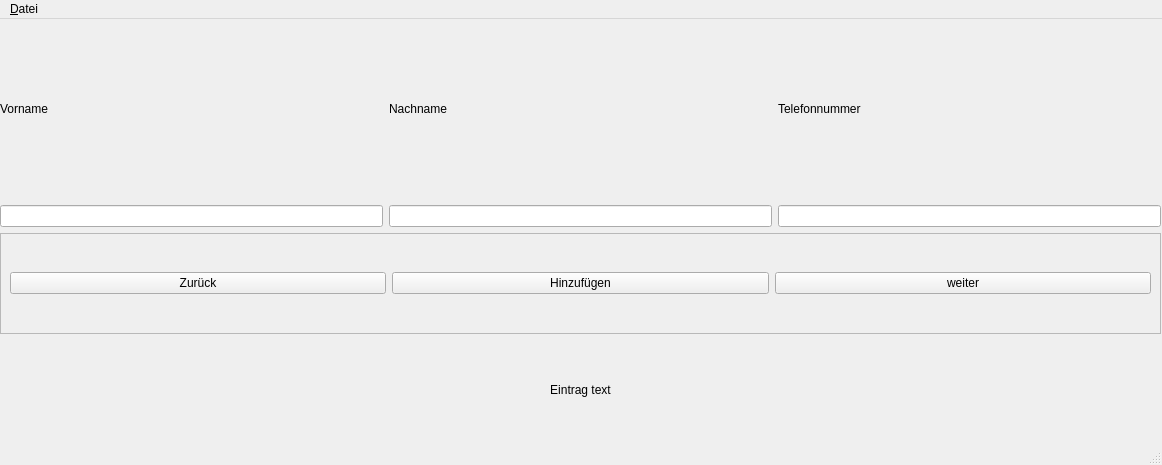
<?xml version="1.0" encoding="UTF-8"?>
<ui version="4.0">
 <class>MainWindow</class>
 <widget class="QMainWindow" name="MainWindow">
  <property name="geometry">
   <rect>
    <x>0</x>
    <y>0</y>
    <width>1162</width>
    <height>465</height>
   </rect>
  </property>
  <property name="windowTitle">
   <string>MainWindow</string>
  </property>
  <widget class="QWidget" name="centralwidget">
   <widget class="QWidget" name="gridLayoutWidget">
    <property name="geometry">
     <rect>
      <x>0</x>
      <y>0</y>
      <width>1161</width>
      <height>421</height>
     </rect>
    </property>
    <layout class="QGridLayout" name="gridLayout">
     <item row="1" column="1" colspan="3">
      <layout class="QVBoxLayout" name="verticalLayout_2">
       <item>
        <widget class="QFrame" name="frame_4">
         <property name="frameShape">
          <enum>QFrame::StyledPanel</enum>
         </property>
         <property name="frameShadow">
          <enum>QFrame::Raised</enum>
         </property>
         <layout class="QHBoxLayout" name="horizontalLayout_2">
          <item>
           <widget class="QPushButton" name="pushButtonZurueck">
            <property name="enabled">
             <bool>true</bool>
            </property>
            <property name="text">
             <string>Zurück</string>
            </property>
           </widget>
          </item>
          <item>
           <widget class="QPushButton" name="pushButtonAdd">
            <property name="text">
             <string>Hinzufügen</string>
            </property>
           </widget>
          </item>
          <item>
           <widget class="QPushButton" name="pushButtonWeiter">
            <property name="text">
             <string>weiter</string>
            </property>
           </widget>
          </item>
         </layout>
        </widget>
       </item>
       <item>
        <widget class="QLabel" name="labelAnzahl">
         <property name="layoutDirection">
          <enum>Qt::LeftToRight</enum>
         </property>
         <property name="text">
          <string>Eintrag text</string>
         </property>
         <property name="alignment">
          <set>Qt::AlignCenter</set>
         </property>
        </widget>
       </item>
      </layout>
     </item>
     <item row="0" column="3">
      <layout class="QVBoxLayout" name="verticalLayout_3">
       <item>
        <widget class="QLabel" name="labelTelefonnummer">
         <property name="text">
          <string>Telefonnummer</string>
         </property>
        </widget>
       </item>
       <item>
        <widget class="QLineEdit" name="lineEditTelefonnummer"/>
       </item>
      </layout>
     </item>
     <item row="0" column="2">
      <layout class="QVBoxLayout" name="verticalLayout_4">
       <item>
        <widget class="QLabel" name="labelNachname">
         <property name="text">
          <string>Nachname</string>
         </property>
        </widget>
       </item>
       <item>
        <widget class="QLineEdit" name="lineEditNachname"/>
       </item>
      </layout>
     </item>
     <item row="0" column="1">
      <layout class="QVBoxLayout" name="verticalLayout">
       <item>
        <widget class="QLabel" name="labelVorname">
         <property name="text">
          <string>Vorname</string>
         </property>
        </widget>
       </item>
       <item>
        <widget class="QLineEdit" name="lineEditVorname"/>
       </item>
      </layout>
     </item>
    </layout>
   </widget>
  </widget>
  <widget class="QMenuBar" name="menubar">
   <property name="geometry">
    <rect>
     <x>0</x>
     <y>0</y>
     <width>1162</width>
     <height>21</height>
    </rect>
   </property>
   <widget class="QMenu" name="menu_Datei">
    <property name="title">
     <string>&amp;Datei</string>
    </property>
    <addaction name="action_Neu"/>
    <addaction name="action_Speichern"/>
    <addaction name="action_Laden"/>
    <addaction name="action_Beenden"/>
   </widget>
   <addaction name="menu_Datei"/>
  </widget>
  <widget class="QStatusBar" name="statusbar"/>
  <action name="action_Neu">
   <property name="text">
    <string>&amp;Neu</string>
   </property>
  </action>
  <action name="action_Speichern">
   <property name="text">
    <string>&amp;Speichern</string>
   </property>
  </action>
  <action name="action_Laden">
   <property name="text">
    <string>&amp;Laden</string>
   </property>
  </action>
  <action name="action_Beenden">
   <property name="text">
    <string>&amp;Beenden</string>
   </property>
  </action>
 </widget>
 <resources/>
 <connections/>
</ui>
